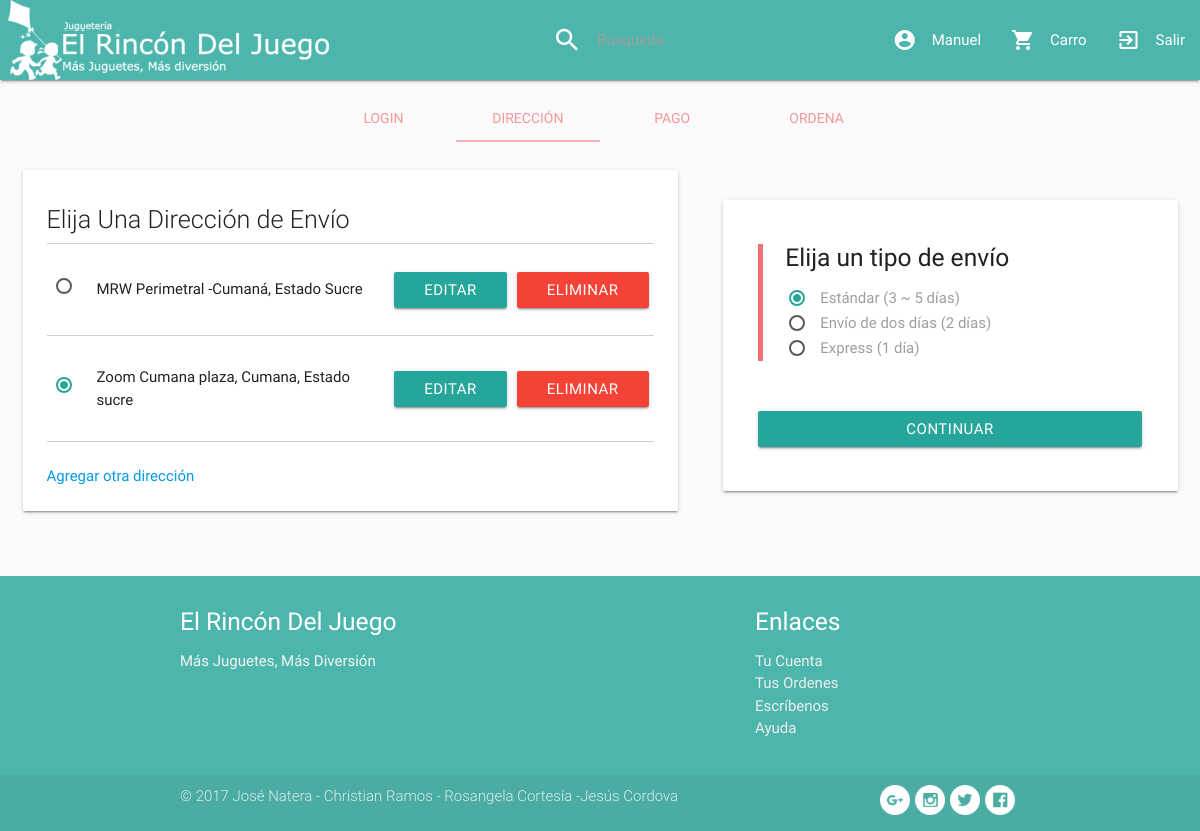
Before: /direccion.php (signed in) with the older database file.
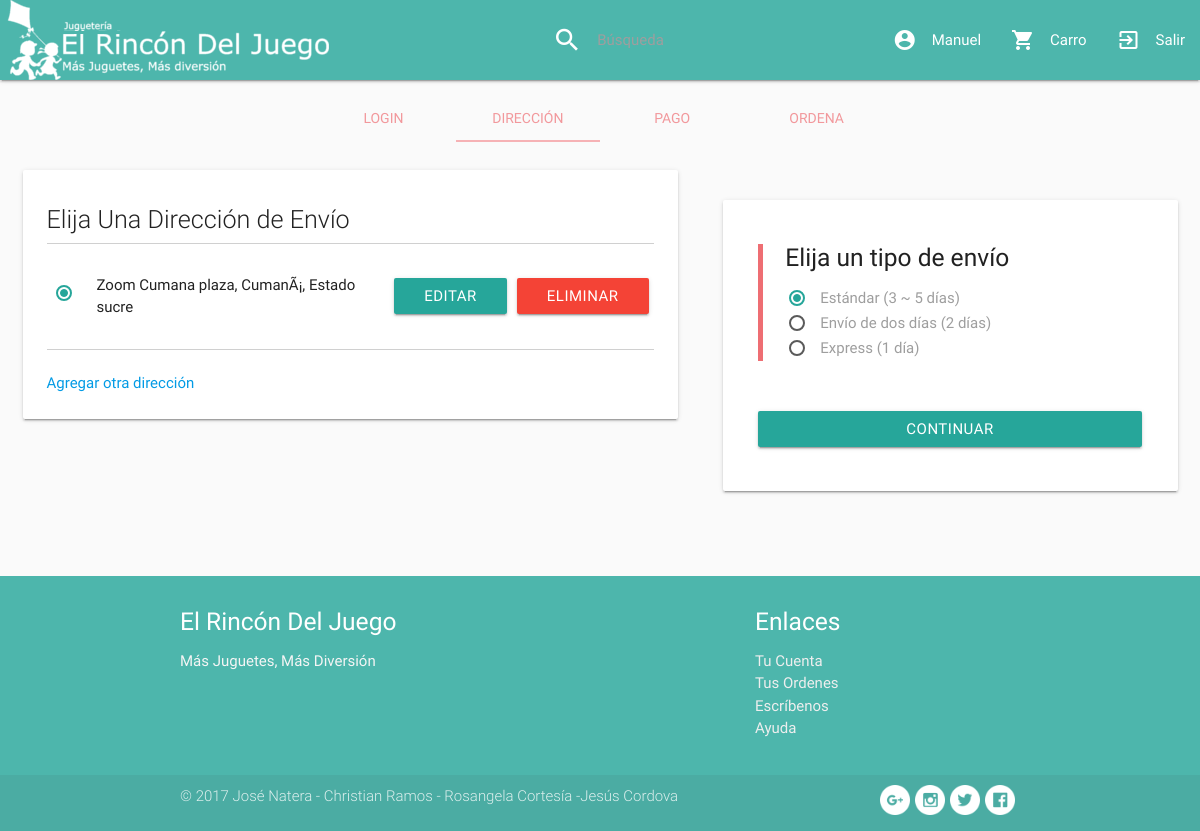
After: the same page with the newer database file.
### tables this page shows
CREATE TABLE `direcciones` (
  `usuarioid` int(11) DEFAULT NULL,
  `direccionEnvio` varchar(200) DEFAULT NULL,
  `id` int(11) NOT NULL
);

### php/lista-direcciones.php (the view, shortened to what this page needs)
<?php
    include_once("conexion.php");
    $sql = "SELECT * FROM `direcciones` WHERE `usuarioid` = '".$_SESSION['usuarioid']."'";
    $result= $mysqli->query($sql);
    $i = 0;
    while($row = mysqli_fetch_array($result)) {
            echo " <tr class='fila-direccion'> ";
            echo "                              <td>";
            echo "                                      <p>";
            echo "                                          <label for='".$i."'></label>";
            echo "                                      </p>";
            echo "                             </td>";
            echo "                             <td>";
            echo "                                 <p class='card-number'>".$row['direccionEnvio']."</p>";
            echo "                             </td>";
            echo "                             <td>";
            echo "<a class='editar-direccion btn ' value='".$row['id']."'>Editar</a>";
            echo "                             </td>";
            echo "                             <td>";
            echo "<a class='eliminar-direccion btn red' value='".$row['id']."'>Eliminar</a>";
            echo "                             </td>";
            echo "                         </tr> ";
            $i++;
        }
?>

Changed rows visible on the page:
removed direcciones: direccionEnvio "MRW Perimetral -Cumaná, Estado Sucre", $row['id'] 1 (drawn)
changed direcciones: direccionEnvio "Zoom Cumana plaza, Cumana, Estado sucre" → "Zoom Cumana plaza, CumanÃ¡, Estado sucre"
